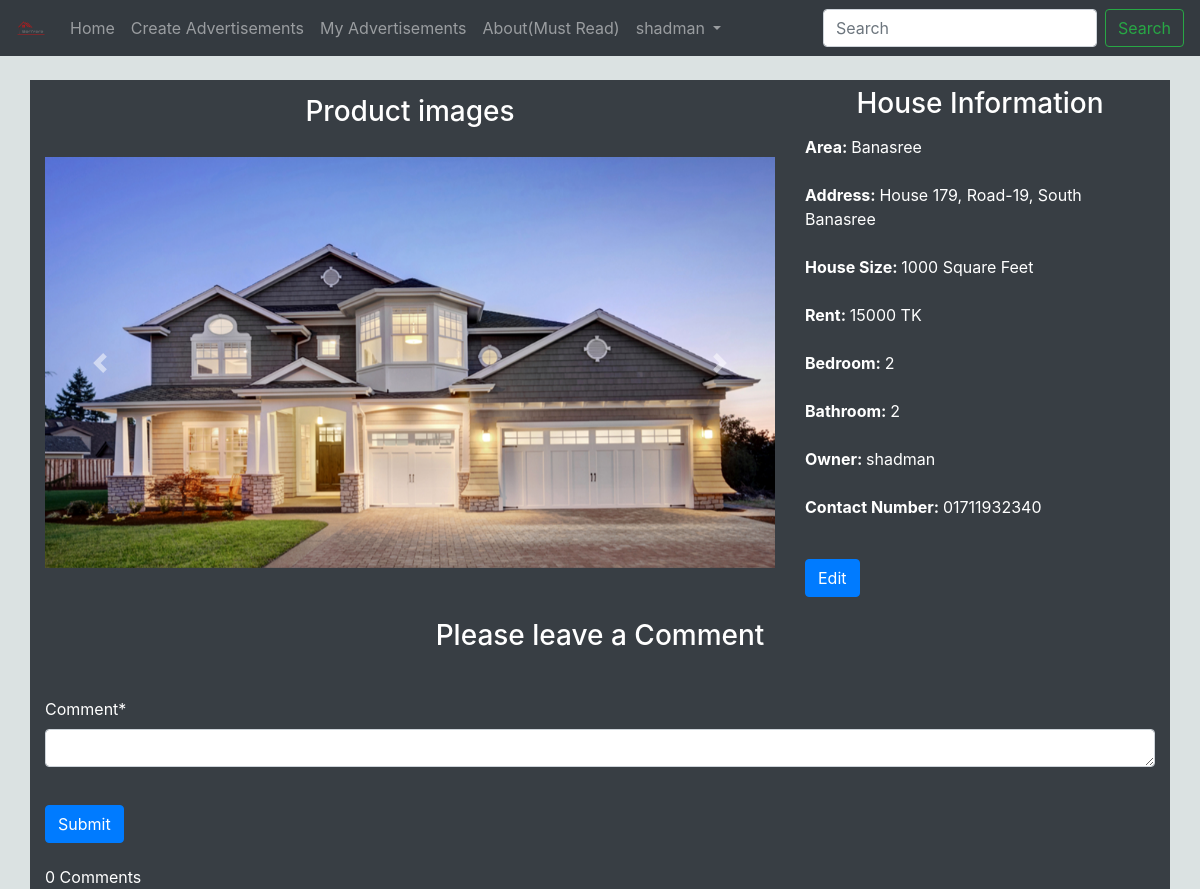
The page /house/advertisementDetails/1/ (signed in) on the database as committed earlier.
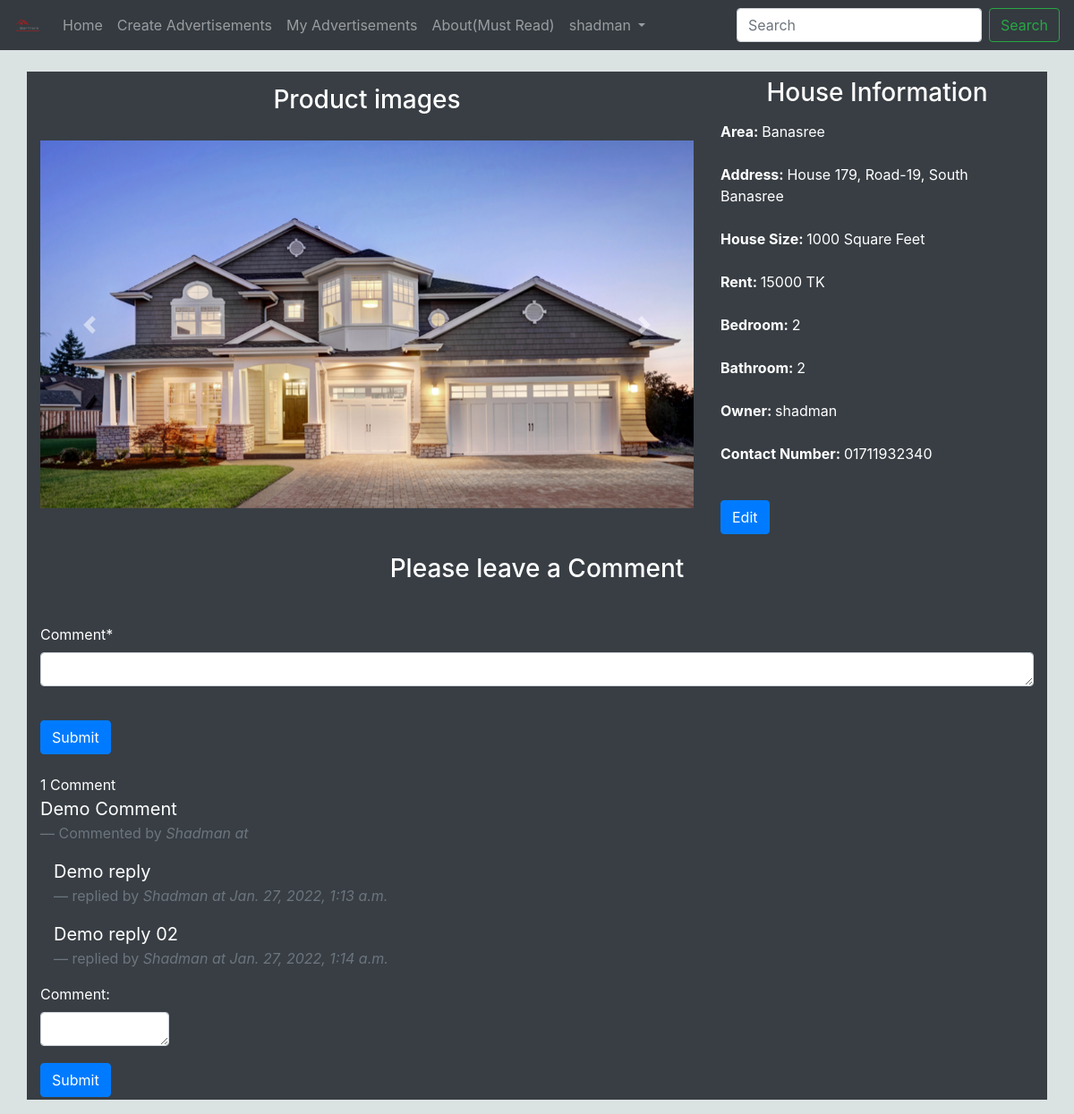
The same page on the database as committed later.
### house/models.py (models this page shows, shortened)
class advertisement(models.Model):
    area = models.ForeignKey(area,null=True,on_delete= models.SET_NULL)
    address=models.CharField(max_length=100)
    bedroom=models.PositiveIntegerField()
    bathroom=models.PositiveIntegerField()
    rent=models.PositiveIntegerField()
    size=models.PositiveIntegerField()
    owner= models.ForeignKey(User,on_delete=models.CASCADE)
    cover_photo= models.ImageField(blank=False, null=False)
    phone_number=models.CharField(max_length=11)

class area (models.Model):
    area = models.CharField(max_length=50, unique=True)
    def __str__(self) -> str:
        return self.area

class comment(models.Model):
    advertisement= models.ForeignKey(advertisement,on_delete=models.CASCADE)
    user= models.ForeignKey(User,on_delete= models.CASCADE)
    reply = models.ForeignKey('comment' , null=True , related_name = "replies" , on_delete = models.CASCADE)
    comment= models.TextField(max_length=5000,null=True,blank=True)
    time = models.DateTimeField(auto_now_add=True,null=False)

### house/views.py (the view)
# urls.py: path('advertisementDetails/<int:pk>/',views.advertisementDetails, name='advertisementDetails'),
@login_required(login_url='loginPage')
def advertisementDetails(request,pk):
    advertisement_details = advertisement.objects.get(id=pk)  #Contains information of a particular product
    advertisement_images = image.objects.filter(advertisement=advertisement.objects.get(id=pk)) #Contains information of a particular product's images
    new_comment = commentForm()
    comments = comment.objects.filter(advertisement=advertisement.objects.get(id=pk),reply=None)
    if request.method == 'POST':
        new_comment = commentForm(request.POST or None)
        if new_comment.is_valid():
            new_comment = request.POST.get('comment')
            reply_id = request.POST.get('comment_id')
            print(reply_id)
            comment_qs = None
            if reply_id:
                comment_qs = comment.objects.get(id = reply_id)
            print(new_comment)
            Comment = comment.objects.create(advertisement=advertisement_details ,user=request.user,comment=new_comment,reply=comment_qs)
            Comment.save()
            return HttpResponseRedirect(advertisement_details.get_absolute_url())
    else:
        context = {'advertisement_details':advertisement_details,
        'advertisement_images':advertisement_images,
        'new_comment':new_comment,
        'comments':comments,
        }
        return render (request,'advertisement_details.html',context)

### house/forms.py
class commentForm(forms.ModelForm):
    comment = forms.CharField(widget=forms.Textarea(attrs={'rows':1, 'cols':10}))
    class Meta:
        model=comment
        fields = ['comment']

### house/templates/advertisement_details.html (shortened to what this page needs)
{% extends 'base_homepage.html' %}
{% load static %}
{% load crispy_forms_tags %}
{% block content %}
<div class="container" id="advertisement">
    <div class="row">
        <div class="col-lg-8" id="advertisement_images">
            <h3>Product images</h3>
            <div id="carouselExampleControls" class="carousel slide" data-ride="carousel">
                <div class="carousel-inner">
                    <div class="carousel-item active">
                        <img class="d-block w-100" src="{{ advertisement_details.cover_photo.url }}" alt="First slide">
                    </div>
                </div>
                <a class="carousel-control-prev" href="#carouselExampleControls" role="button" data-slide="prev">
                    <span class="carousel-control-prev-icon" aria-hidden="true"></span>
                </a>
                <a class="carousel-control-next" href="#carouselExampleControls" role="button" data-slide="next">
                    <span class="carousel-control-next-icon" aria-hidden="true"></span>
                </a>
            </div>
        </div>
        <div class="col-lg-4" id="product_info">
            <h3>House Information </h3>
            <p>
                <b>Area: </b>{{ advertisement_details.area }}<br><br>
                <b>Address: </b>{{advertisement_details.address}}<br><br>
                <b>House Size: </b>{{advertisement_details.size}} Square Feet<br><br>
                <b>Rent: </b>{{advertisement_details.rent}} TK <br><br>
                <b>Bedroom: </b>{{ advertisement_details.bedroom}}<br><br>
                <b>Bathroom: </b>{{ advertisement_details.bathroom }}<br><br>
                <b>Owner: </b>{{ advertisement_details.owner.username }}<br><br>
                <b>Contact Number: </b>{{ advertisement_details.phone_number }}<br><br>
            </p>
            {% if advertisement_details.owner == user %}
            <a class="btn btn-primary" href="{% url 'advertisementEdit' advertisement_details.pk %}" role="button">Edit</a>
            {% endif %}
        </div>
    </div>
    <form action="" , method="POST">
        <h3>Please leave a Comment </h3>
        {{new_comment|crispy}}
        <button type="submit" id="review_button" class="btn btn-primary">Submit</button>
    </form>
    {{ comments.count }} Comment{{ comments|pluralize }}
    {% for comment in comments %}
    <blockquote class="blockquote">
        <p class="mb-0">{{ comment.comment }}</p>
        <footer class="blockquote-footer">Commented by <cite title="Source Title">{{ comment.user|capfirst }} at {{ reply.time }}</cite>        </footer>
    </blockquote>
    <div class="replied-comments container mt-2">
        {% for reply in comment.replies.all %}
        <blockquote class="blockquote">
            <p class="mb-0">{{ reply.comment }}</p>
            <footer class="blockquote-footer">replied by
                <cite title="Source Title">{{ reply.user|capfirst }} at {{ reply.time }}
                </cite>
            </footer>
        </blockquote>
        {% endfor %}
        <div class="form-group row">
            <form action="" method="POST">
                {{ new_comment.as_p}}
                <button type="submit" id="review_button" class="btn btn-primary">Submit</button>
            </form>
        </div>
    </div>
    {% endfor %}
</div>
{% endblock %}

### house/templates/base_homepage.html (shortened to what this page needs)
{% load static %}
<!DOCTYPE html>
<html lang="en">
<head>
    <link rel="stylesheet" href="https://maxcdn.bootstrapcdn.com/bootstrap/4.0.0/css/bootstrap.min.css"
>
    <link rel="stylesheet" href="{% static 'css/createAdvertisement.css' %}">
    <link rel="stylesheet" href="{% static 'css/advertisementDetails.css' %}">
    <link rel="stylesheet" href="{% static 'css/myAdvertisements.css' %}">
    <link rel="stylesheet" href="{% static 'css/myProfile.css' %}">
</head>
<body>
    <nav class="navbar navbar-expand-lg navbar-dark bg-dark">
        <a class="navbar-brand" href="{% url 'homePage' %}">
            <img src="/static/images/Logo.png" width="30" height="30" class="d-inline-block align-top" alt="">
        </a>
        <div class="collapse navbar-collapse" id="navbarSupportedContent">
            <ul class="navbar-nav mr-auto">
                <li class="nav-item">
                    <a class="nav-link" href="{% url 'homePage' %}">Home <span class="sr-only">(current)</span></a>
                </li>
                <li class="nav-item">
                    <a class="nav-link" href="{% url 'createAdvertisement' %}">Create Advertisements </a>
                </li>
                <li class="nav-item">
                    <a class="nav-link" href="{% url 'myAdvertisements' %}">My Advertisements </a>
                </li>
                <li class="nav-item">
                    <a class="nav-link" href="#">About(Must Read)</a>
                </li>
                <li class="nav-item dropdown">
                    <a class="nav-link dropdown-toggle" href="#" id="navbarDropdown" role="button"
                        data-toggle="dropdown" aria-haspopup="true" aria-expanded="false">
                        {{request.user}}
                    </a>
                </li>
            </ul>
            <form class="form-inline my-2 my-lg-0" method="GET" action="{% url 'searchByArea' %}">
                <input class="form-control mr-sm-2" type="search" placeholder="Search" aria-label="Search" name="query">
                <button class="btn btn-outline-success my-2 my-sm-0" type="submit">Search</button>
            </form>
        </div>
    </nav>
    {% block content%}
    {% endblock %}
</body>
</html>

### static/css/advertisementDetails.css (style rules this page uses)
#advertisement { margin-top: 2%; background-color: #383E44; color: white; }
#advertisement h3 { margin-top: 2%; margin-bottom: 4%; text-align: center; }
#advertisement button { margin-top: 2%; margin-bottom: 2%; }

### house/templates/base_homepage.html (style rules this page uses)
body { background-color: rgb(219, 226, 226); }

Rows that differ between the two databases and show on the page:
added comment: comment "Demo Comment", user "Shadman", shown under "Please leave a Comment"
added comment: comment "Demo reply", user "Shadman", time "Jan. 27, 2022, 1:13 a.m.", shown under "Demo Comment"
added comment: comment "Demo reply 02", user "Shadman", time "Jan. 27, 2022, 1:14 a.m.", shown under "Demo Comment"
Other text that changed with them:
{{ comments.count }}: "0" → "1"
